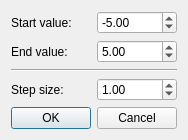
<?xml version="1.0" encoding="UTF-8"?>
<ui version="4.0">
 <class>DialogParameter</class>
 <widget class="QDialog" name="DialogParameter">
  <property name="windowModality">
   <enum>Qt::ApplicationModal</enum>
  </property>
  <property name="geometry">
   <rect>
    <x>0</x>
    <y>0</y>
    <width>178</width>
    <height>136</height>
   </rect>
  </property>
  <property name="windowTitle">
   <string>Dialog</string>
  </property>
  <layout class="QVBoxLayout" name="verticalLayout">
   <item>
    <layout class="QHBoxLayout" name="horizontalLayout">
     <item>
      <widget class="QLabel" name="label">
       <property name="text">
        <string>Start value:</string>
       </property>
      </widget>
     </item>
     <item>
      <widget class="QDoubleSpinBox" name="ValueStart">
       <property name="minimum">
        <double>-99.000000000000000</double>
       </property>
       <property name="maximum">
        <double>0.000000000000000</double>
       </property>
       <property name="value">
        <double>-5.000000000000000</double>
       </property>
      </widget>
     </item>
    </layout>
   </item>
   <item>
    <layout class="QHBoxLayout" name="horizontalLayout_2">
     <item>
      <widget class="QLabel" name="label_2">
       <property name="text">
        <string>End value:</string>
       </property>
      </widget>
     </item>
     <item>
      <widget class="QDoubleSpinBox" name="ValueEnd">
       <property name="value">
        <double>5.000000000000000</double>
       </property>
      </widget>
     </item>
    </layout>
   </item>
   <item>
    <widget class="Line" name="line">
     <property name="orientation">
      <enum>Qt::Horizontal</enum>
     </property>
    </widget>
   </item>
   <item>
    <layout class="QHBoxLayout" name="horizontalLayout_3">
     <item>
      <widget class="QLabel" name="label_3">
       <property name="text">
        <string>Step size:</string>
       </property>
      </widget>
     </item>
     <item>
      <widget class="QDoubleSpinBox" name="ValueSize">
       <property name="value">
        <double>1.000000000000000</double>
       </property>
      </widget>
     </item>
    </layout>
   </item>
   <item>
    <widget class="QDialogButtonBox" name="buttonBox">
     <property name="orientation">
      <enum>Qt::Horizontal</enum>
     </property>
     <property name="standardButtons">
      <set>QDialogButtonBox::Cancel|QDialogButtonBox::Ok</set>
     </property>
    </widget>
   </item>
  </layout>
 </widget>
 <resources/>
 <connections>
  <connection>
   <sender>buttonBox</sender>
   <signal>accepted()</signal>
   <receiver>DialogParameter</receiver>
   <slot>accept()</slot>
   <hints>
    <hint type="sourcelabel">
     <x>248</x>
     <y>254</y>
    </hint>
    <hint type="destinationlabel">
     <x>157</x>
     <y>274</y>
    </hint>
   </hints>
  </connection>
  <connection>
   <sender>buttonBox</sender>
   <signal>rejected()</signal>
   <receiver>DialogParameter</receiver>
   <slot>reject()</slot>
   <hints>
    <hint type="sourcelabel">
     <x>316</x>
     <y>260</y>
    </hint>
    <hint type="destinationlabel">
     <x>286</x>
     <y>274</y>
    </hint>
   </hints>
  </connection>
 </connections>
</ui>
